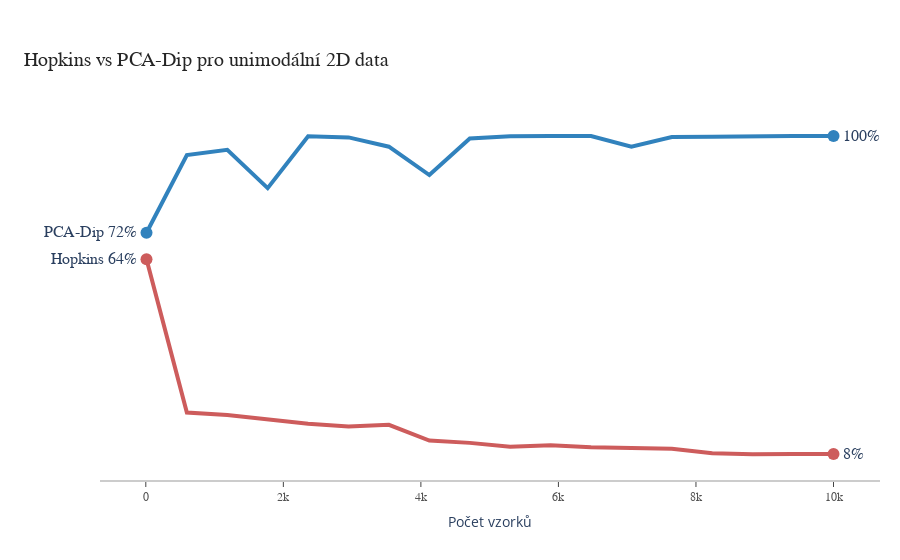

The notebook cell saved with this chart:
### Code cell
colors = ['rgb(49,130,189)', 'rgb(205,92,92)']
label = ['PCA-Dip', 'Hopkins']
x_data = np.linspace(10, 10000, 18, dtype=np.int16)
hs_data, d_data = [], []
for n in x_data:
    blobs, _ = make_blobs(n_samples=n, centers=1, random_state=42)
    pca_reduced = pca.fit_transform(blobs).flatten()
    hs = hopkins(blobs, n)
    d = dip.diptst(pca_reduced)[1]
    hs_data.append(hs)
    d_data.append(d)
y_data = np.array([d_data, hs_data])

fig = go.Figure()

for i in range(2):
    fig.add_trace(go.Scatter(x=x_data, y=y_data[i], mode='lines',
        name=label[i],
        line=dict(color=colors[i], width=4),
        connectgaps=True,
    ))

    # endpoints
    fig.add_trace(go.Scatter(
        x=[x_data[0], x_data[-1]],
        y=[y_data[i][0], y_data[i][-1]],
        mode='markers',
        marker=dict(color=colors[i], size=12)
    ))

fig.update_layout(
    xaxis=dict(
        showline=True,
        showgrid=False,
        showticklabels=True,
        linecolor='rgb(204, 204, 204)',
        linewidth=2,
        ticks='outside',
        tickfont=dict(
            family='Arial',
            size=12,
            color='rgb(82, 82, 82)',
        ),
    ),
    yaxis=dict(
        showgrid=False,
        zeroline=False,
        showline=False,
        showticklabels=False,
    ),
    autosize=False,
    margin=dict(
        autoexpand=False,
        l=100,
        r=20,
        t=110,
    ),
    showlegend=False,
    plot_bgcolor='white'
)
annotations = []

for y_trace, lab in zip(y_data, label):
    # labeling the left_side of the plot
    annotations.append(dict(xref='paper', x=0.05, y=y_trace[0],
                                  xanchor='right', yanchor='middle',
                                  text=lab + f' {y_trace[0] * 100:.0f}%',
                                  font=dict(family='Arial',
                                            size=16),
                                  showarrow=False))
    # labeling the right_side of the plot
    annotations.append(dict(xref='paper', x=0.95, y=y_trace[-1],
                                  xanchor='left', yanchor='middle',
                                  text=f'{y_trace[-1] * 100:.0f}%',
                                  font=dict(family='Arial',
                                            size=16),
                                  showarrow=False))

# Title
annotations.append(dict(xref='paper', yref='paper', x=-0.1, y=1.1,
                              xanchor='left', yanchor='bottom',
                              text="Hopkins vs PCA-Dip pro unimodální 2D data",
                              font=dict(family='Arial',
                                        size=20,
                                        color='rgb(37,37,37)'),
                              showarrow=False))

fig.update_layout(annotations=annotations)

fig.update_layout(xaxis_title="Počet vzorků")
fig.show()

### Figure 1 — Plotly figure (JSON) as saved in the notebook; plotly's stock layout.template omitted (floating-point values rounded to 4 significant figures)
{"data": [{"connectgaps": true, "line": {"color": "rgb(49,130,189)", "width": 4}, "mode": "lines", "name": "PCA-Dip", "type": "scatter", "x": [10, 597, 1185, 1772, 2360, 2948, 3535, 4123, 4711, 5298, 5886, 6474, 7061, 7649, 8237, 8824, 9412, 10000], "y": [0.7203, 0.9451, 0.96, 0.8492, 0.999, 0.996, 0.969, 0.8871, 0.993, 0.999, 1, 1, 0.969, 0.997, 0.998, 1, 1, 1]}, {"marker": {"color": "rgb(49,130,189)", "size": 12}, "mode": "markers", "type": "scatter", "x": [10, 10000], "y": [0.7203, 1]}, {"connectgaps": true, "line": {"color": "rgb(205,92,92)", "width": 4}, "mode": "lines", "name": "Hopkins", "type": "scatter", "x": [10, 597, 1185, 1772, 2360, 2948, 3535, 4123, 4711, 5298, 5886, 6474, 7061, 7649, 8237, 8824, 9412, 10000], "y": [0.6438, 0.2002, 0.1928, 0.1808, 0.1677, 0.1599, 0.1645, 0.1192, 0.1124, 0.1011, 0.1059, 0.09949, 0.0963, 0.09528, 0.08223, 0.07969, 0.08017, 0.08022]}, {"marker": {"color": "rgb(205,92,92)", "size": 12}, "mode": "markers", "type": "scatter", "x": [10, 10000], "y": [0.6438, 0.08022]}], "layout": {"annotations": [{"font": {"family": "Arial", "size": 16}, "showarrow": false, "text": "PCA-Dip 72%", "x": 0.05, "xanchor": "right", "xref": "paper", "y": 0.7203, "yanchor": "middle"}, {"font": {"family": "Arial", "size": 16}, "showarrow": false, "text": "100%", "x": 0.95, "xanchor": "left", "xref": "paper", "y": 1, "yanchor": "middle"}, {"font": {"family": "Arial", "size": 16}, "showarrow": false, "text": "Hopkins 64%", "x": 0.05, "xanchor": "right", "xref": "paper", "y": 0.6438, "yanchor": "middle"}, {"font": {"family": "Arial", "size": 16}, "showarrow": false, "text": "8%", "x": 0.95, "xanchor": "left", "xref": "paper", "y": 0.08022, "yanchor": "middle"}, {"font": {"color": "rgb(37,37,37)", "family": "Arial", "size": 20}, "showarrow": false, "text": "Hopkins vs PCA-Dip pro unimodální 2D data", "x": -0.1, "xanchor": "left", "xref": "paper", "y": 1.1, "yanchor": "bottom", "yref": "paper"}], "autosize": false, "margin": {"autoexpand": false, "l": 100, "r": 20, "t": 110}, "plot_bgcolor": "white", "showlegend": false, "xaxis": {"linecolor": "rgb(204, 204, 204)", "linewidth": 2, "showgrid": false, "showline": true, "showticklabels": true, "tickfont": {"color": "rgb(82, 82, 82)", "family": "Arial", "size": 12}, "ticks": "outside", "title": {"text": "Počet vzorků"}}, "yaxis": {"showgrid": false, "showline": false, "showticklabels": false, "zeroline": false}}}
